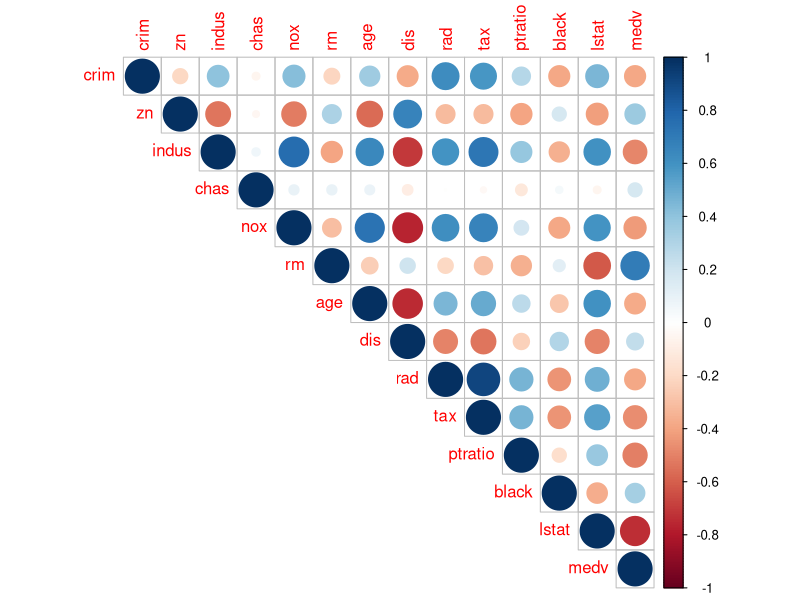
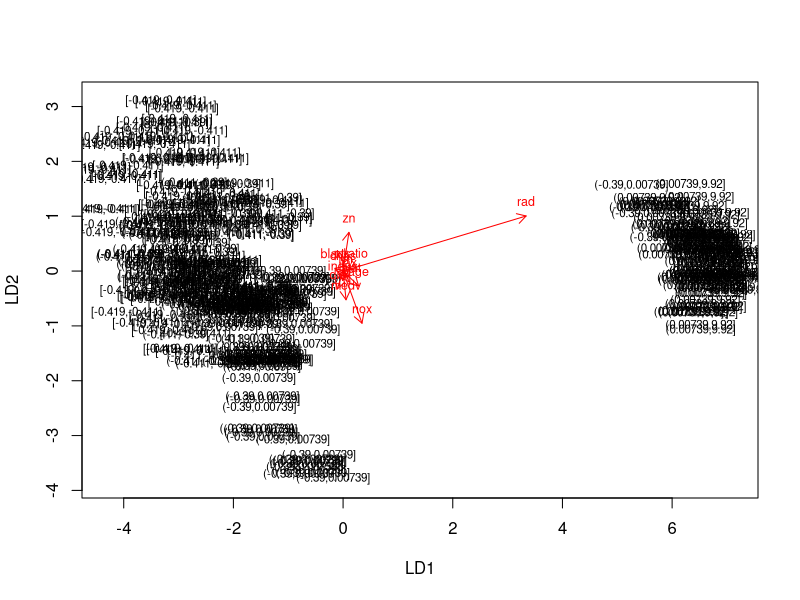
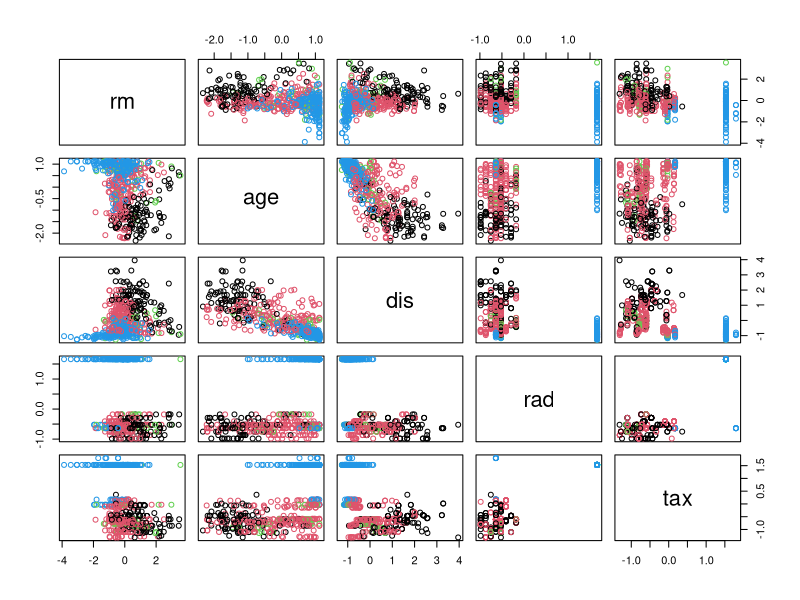
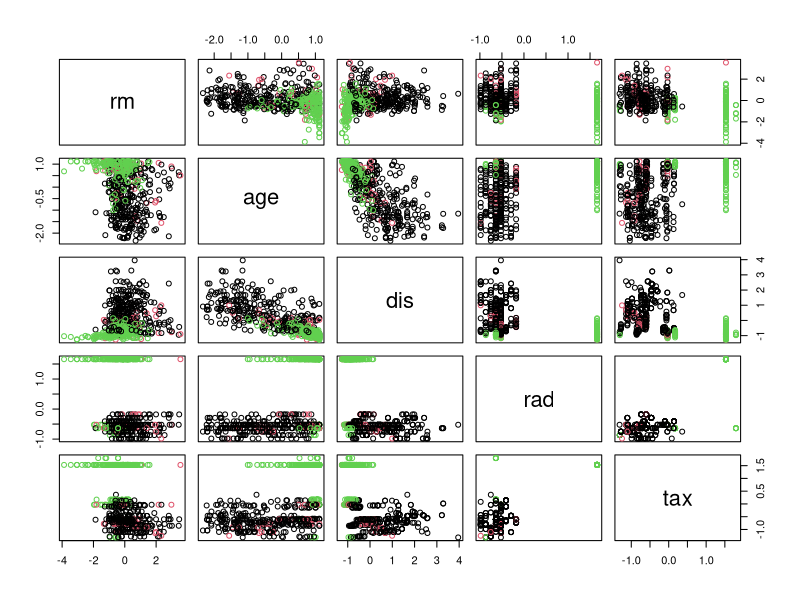
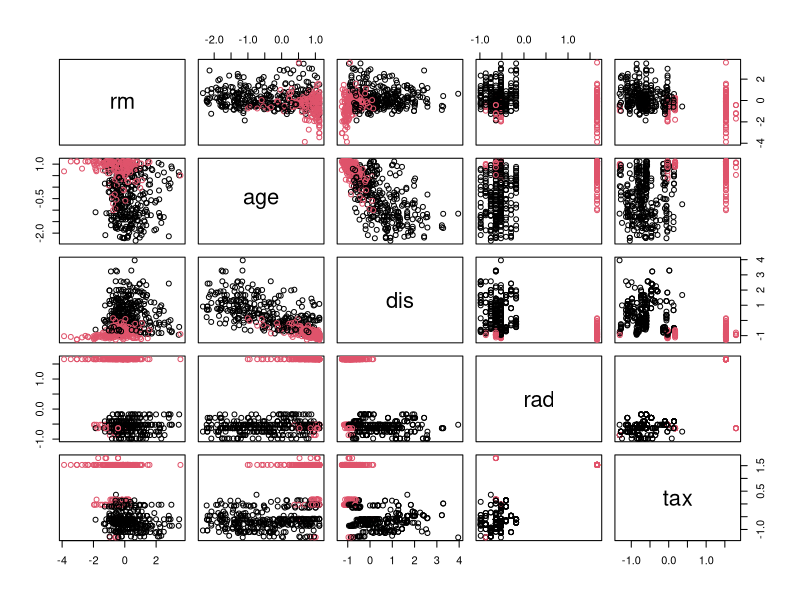
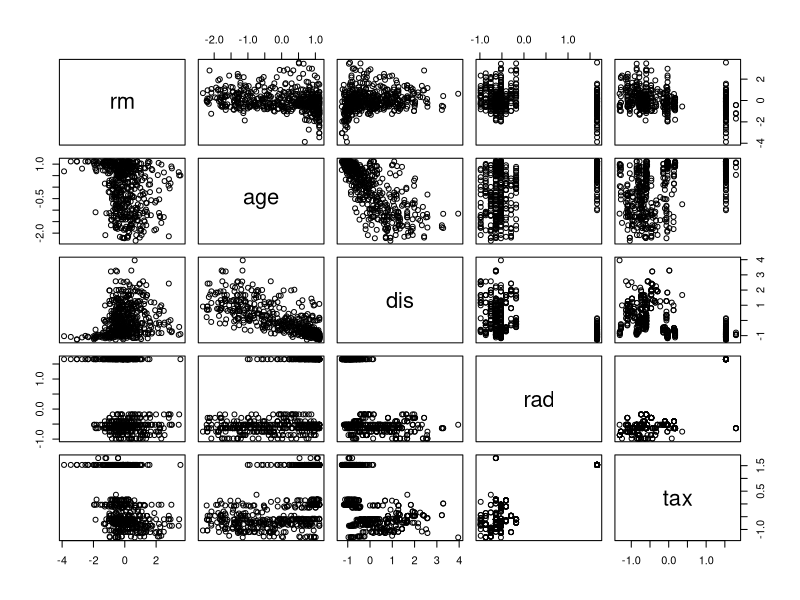
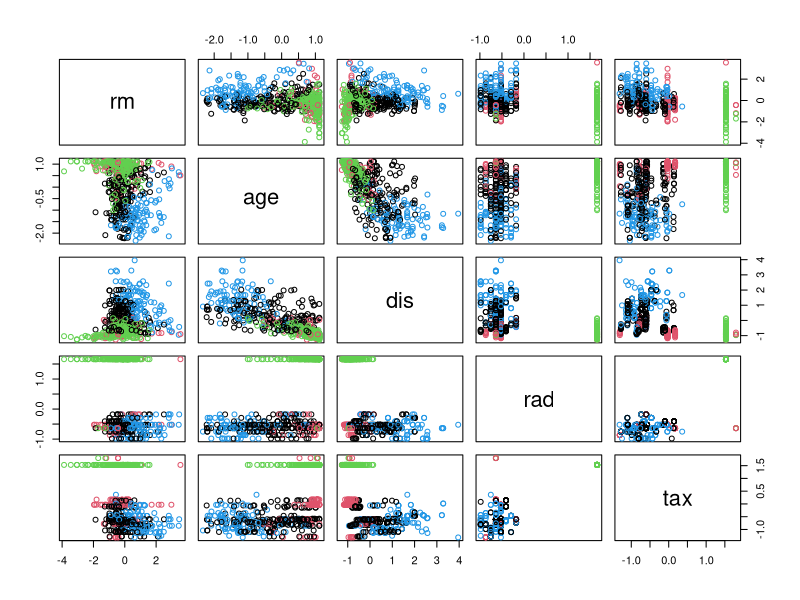
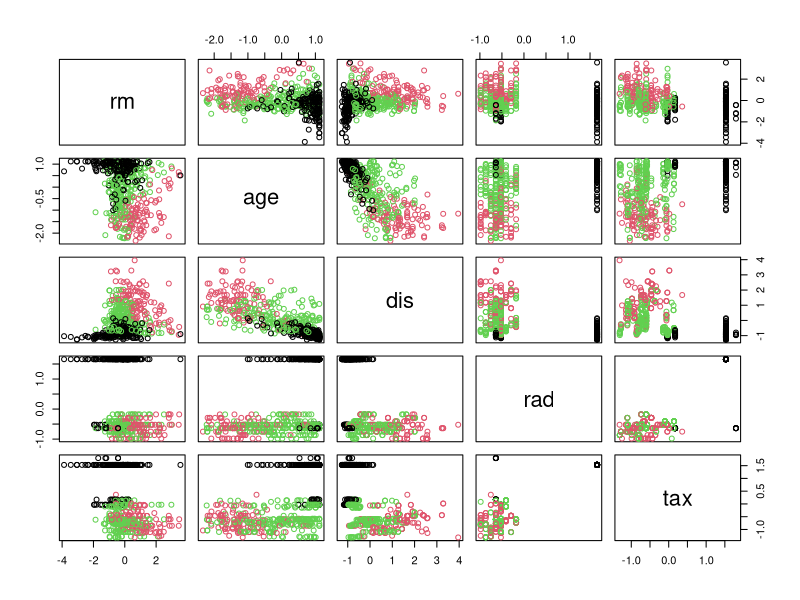

Generate these figures, in order, with R:
## ---- chunk 1
library(dplyr)
library(MASS)
head(Boston, n=15)
## ---- chunk 2
str(Boston)
## ---- chunk 3
#install.packages("corrplot")
library(corrplot)
corrplot(cor(Boston), type="upper")
## ---- chunk 4
summary(Boston)
## ---- chunk 5
Boston_scale <- scale(Boston, center = TRUE, scale = TRUE)
head(Boston_scale)
summary(Boston_scale)
## ---- chunk 6
# class of the boston_scaled object
class(Boston_scale)
Boston_scale <- as.data.frame(Boston_scale)

# create a quantile vector of crim and print it
bins <- quantile(Boston_scale$crim)
bins

# create a categorical variable 'crime'
crime <- cut(Boston_scale$crim, breaks = bins, include.lowest = TRUE)
table(crime)

# remove original crim from the dataset
Boston_scale <- dplyr::select(Boston_scale, -crim)

# add the new categorical value to scaled data
Boston_scale <- data.frame(Boston_scale, crime)
## ---- chunk 7
# number of rows in the Boston dataset 
n <- nrow(Boston_scale)

# choose randomly 80% of the rows
ind <- sample(n,  size = n * 0.8)

# create train set
train <- Boston_scale[ind,]

# create test set 
test <- Boston_scale[-ind,]

# save the correct classes from test data
correct_classes <- Boston_scale[-ind,]$crime

# remove the crime variable from test data
test <- dplyr::select(test, -crime)
## ---- chunk 8
# linear discriminant analysis
lda.fit <- lda(crime~., data = train)

# print the lda.fit object
lda.fit

# the function for lda biplot arrows
lda.arrows <- function(x, myscale = 1, arrow_heads = 0.1, color = "red", tex = 0.75, choices = c(1,2)){
  heads <- coef(x)
  arrows(x0 = 0, y0 = 0, 
         x1 = myscale * heads[,choices[1]], 
         y1 = myscale * heads[,choices[2]], col=color, length = arrow_heads)
  text(myscale * heads[,choices], labels = row.names(heads), 
       cex = tex, col=color, pos=3)
}

# target classes as numeric
classes <- as.numeric(train$crime)

# plot the lda results
plot(lda.fit, dimen = 2)
lda.arrows(lda.fit, myscale = 1)
## ---- chunk 9
# predict classes with test data
lda.pred <- predict(lda.fit, newdata = test)

# cross tabulate the results
table(correct = correct_classes, predicted = lda.pred$class)
## ---- chunk 10
library(MASS)
data('Boston')

# scale the dataset
bs <- scale(Boston)
bs <- as.data.frame(bs)

# distance measure 1: euclidean distance matrix
dist_eu <- dist(bs, method = "euclidean")

# look at the summary of the distances
summary(dist_eu)

# distance measure 2: manhattan distance matrix
dist_man <- dist(bs, method = "manhattan")

# look at the summary of the distances
summary(dist_man)

# k-means clustering
# plot the Boston dataset with clusters
km <-kmeans(bs, centers = 4)
pairs(bs[6:10], col = km$cluster)

# k-means clustering
km <-kmeans(bs, centers = 3)
pairs(bs[6:10], col = km$cluster)

# k-means clustering
km <-kmeans(bs, centers = 2)
pairs(bs[6:10], col = km$cluster)

# k-means clustering
km <-kmeans(bs, centers = 1)
pairs(bs[6:10], col = km$cluster)

## ---- chunk 11
Boston_scale_original <- scale(Boston)
Boston_scale_original <- as.data.frame(Boston_scale_original)

# k-means clustering
km_original <-kmeans(Boston_scale_original, centers = 4)
pairs(Boston_scale_original[6:10], col = km_original$cluster)
# k-means clustering
km_original <-kmeans(Boston_scale_original, centers = 3)
pairs(Boston_scale_original[6:10], col = km_original$cluster)



## ---- chunk 12

## ---- chunk 13

